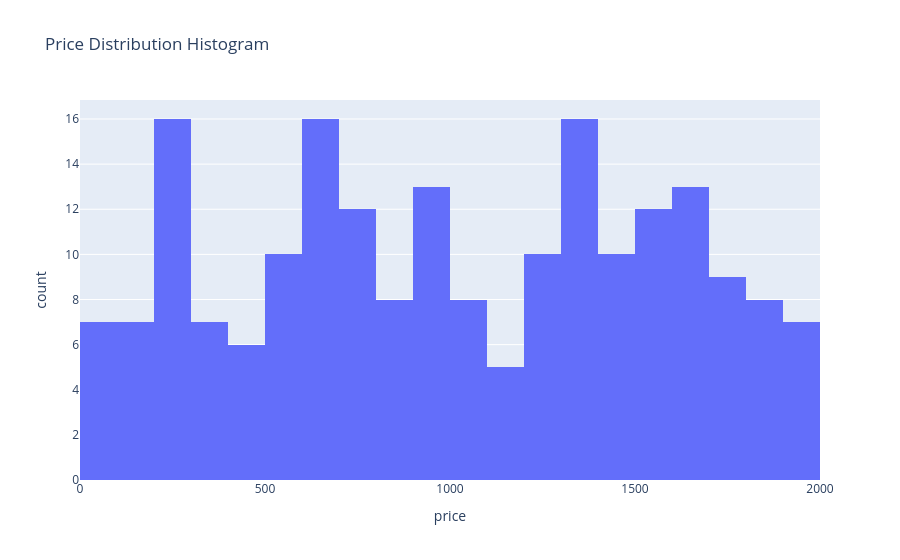

Source (notebook cell):
### Markdown cell above
## Price Distribution

### Code cell
fig = px.histogram(prices, x='price', nbins=30, title='Price Distribution Histogram')
fig.show()

### Figure 1 — Plotly figure (JSON) as saved in the notebook; plotly's stock layout.template omitted (floating-point values rounded to 4 significant figures; data arrays with more than 128 entries replaced by an {"elided": "..."} marker saying what was removed)
{"data": [{"bingroup": "x", "hovertemplate": "price=%{x}<br>count=%{y}<extra></extra>", "legendgroup": "", "marker": {"color": "#636efa", "pattern": {"shape": ""}}, "name": "", "nbinsx": 30, "orientation": "v", "showlegend": false, "type": "histogram", "x": {"elided": "200 float values"}, "xaxis": "x", "yaxis": "y"}], "layout": {"barmode": "relative", "legend": {"tracegroupgap": 0}, "title": {"text": "Price Distribution Histogram"}, "xaxis": {"anchor": "y", "domain": [0, 1], "title": {"text": "price"}}, "yaxis": {"anchor": "x", "domain": [0, 1], "title": {"text": "count"}}}}
